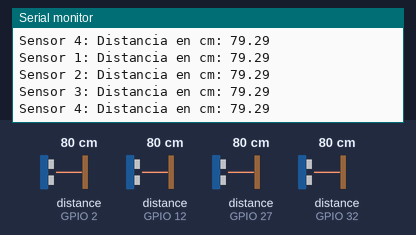
The sketch below on a simulated ESP32. Shown: the last lines printed to the serial monitor. Wiring (inferred from the names in the program): 4 × ultrasonic range finder: trigger GPIO 13, echo GPIO 12 / trigger GPIO 14, echo GPIO 27 / trigger GPIO 15, echo GPIO 2 / trigger GPIO 33, echo GPIO 32. The test bench sets the inputs (shaded band); at power-on: distance to the obstacle (sensors on GPIO 2, GPIO 12, GPIO 27, GPIO 32) 80 cm. The echo pulse lasts 58.3 µs per cm.

Above: at 1.6 s.
1.7 s: distance to the obstacle (sensor on GPIO 2) set to 2 cm
At 1.81 s:
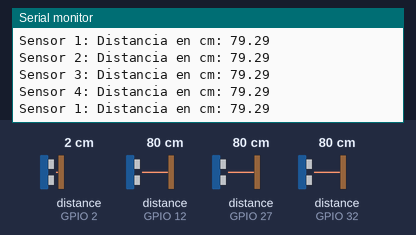
3.2 s: distance to the obstacle (sensor on GPIO 12) set to 2 cm
At 3.23 s:
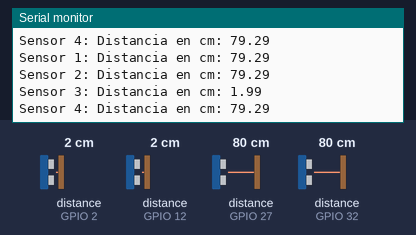
4.7 s: distance to the obstacle (sensor on GPIO 27) set to 2 cm
At 5.06 s:
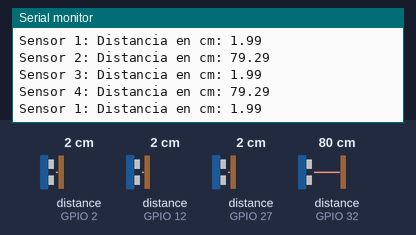
6.2 s: distance to the obstacle (sensor on GPIO 32) set to 2 cm
At 6.27 s:
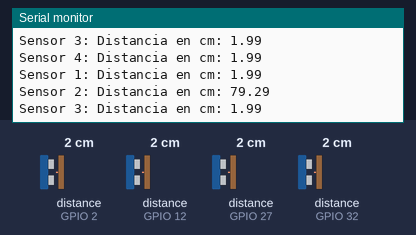
7.7 s: distance to the obstacle (sensor on GPIO 2) set to 4 cm
At 7.88 s:
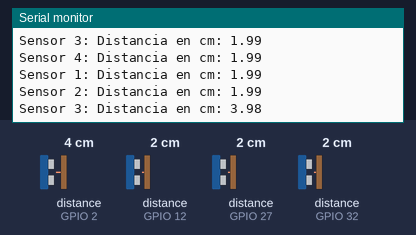
9.2 s: distance to the obstacle (sensor on GPIO 12) set to 4 cm
At 9.28 s:
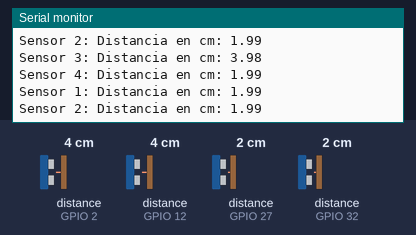
Timing chart, 0 to 11.7 s (numbered marks = the images above; inputs shaded):
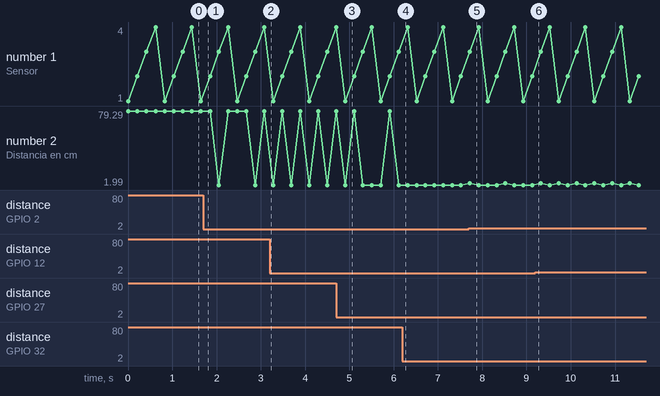

Measured:
- after the input at 7.7 s, the serial monitor: prints a new line at once (image 5)

The sketch:

4SensoresUltrasonido_ESP32.ino
```cpp
#define SOUND_SPEED 0.034  // Velocidad del sonido en el aire ≈ 343 m/s
#define ECHO_PIN_1 12      // Pin del trigger del sensor  Ok
#define TRIGGER_PIN_1 13   // Pin del eco del sensor      Ok
#define ECHO_PIN_2 32      // Pin del trigger del sensor  Ok
#define TRIGGER_PIN_2 33   // Pin del eco del sensor      Ok
#define ECHO_PIN_3 2      // Pin del trigger del sensor   Ok
#define TRIGGER_PIN_3 15   // Pin del eco del sensor      Ok
#define ECHO_PIN_4 27      // Pin del trigger del sensor  Ok
#define TRIGGER_PIN_4 14   // Pin del eco del sensor      Ok

void setup() {
  Serial.begin(9600);
  pinMode(TRIGGER_PIN_1, OUTPUT);
  pinMode(ECHO_PIN_1, INPUT);
  pinMode(TRIGGER_PIN_2, OUTPUT);
  pinMode(ECHO_PIN_2, INPUT);
  pinMode(TRIGGER_PIN_3, OUTPUT);
  pinMode(ECHO_PIN_3, INPUT);
  pinMode(TRIGGER_PIN_4, OUTPUT);
  pinMode(ECHO_PIN_4, INPUT);
}

void loop() {
  calculateDistance_1();
  delay(200);
  calculateDistance_2();
  delay(200);
  calculateDistance_3();
  delay(200);
  calculateDistance_4();
  delay(200);
}

void calculateDistance_1() {
  long duration;
  float distance_cm;

  // Genera un pulso corto en el pin del trigger para iniciar la medición
  digitalWrite(TRIGGER_PIN_1, LOW);
  delayMicroseconds(2);
  digitalWrite(TRIGGER_PIN_1, HIGH);
  delayMicroseconds(10);
  digitalWrite(TRIGGER_PIN_1, LOW);

  // Lee la duración del pulso en el pin del echo
  duration = pulseIn(ECHO_PIN_1, HIGH);
  // Calcula la distancia en centímetros
  distance_cm = duration * SOUND_SPEED / 2;  // Fórmula para convertir la duración del eco a cm
  Serial.print("Sensor 1");
  Serial.print(": Distancia en cm: ");
  Serial.println(distance_cm);
}

void calculateDistance_2() {
  long duration;
  float distance_cm;

  // Genera un pulso corto en el pin del trigger para iniciar la medición
  digitalWrite(TRIGGER_PIN_2, LOW);
  delayMicroseconds(2);
  digitalWrite(TRIGGER_PIN_2, HIGH);
  delayMicroseconds(10);
  digitalWrite(TRIGGER_PIN_2, LOW);

  // Lee la duración del pulso en el pin del echo
  duration = pulseIn(ECHO_PIN_2, HIGH);
  // Calcula la distancia en centímetros
  distance_cm = duration * SOUND_SPEED / 2;  // Fórmula para convertir la duración del eco a cm
  Serial.print("Sensor 2");
  Serial.print(": Distancia en cm: ");
  Serial.println(distance_cm);
}

void calculateDistance_3() {
  long duration;
  float distance_cm;

  // Genera un pulso corto en el pin del trigger para iniciar la medición
  digitalWrite(TRIGGER_PIN_3, LOW);
  delayMicroseconds(2);
  digitalWrite(TRIGGER_PIN_3, HIGH);
  delayMicroseconds(10);
  digitalWrite(TRIGGER_PIN_3, LOW);

  // Lee la duración del pulso en el pin del echo
  duration = pulseIn(ECHO_PIN_3, HIGH);
  // Calcula la distancia en centímetros
  distance_cm = duration * SOUND_SPEED / 2;  // Fórmula para convertir la duración del eco a cm
  Serial.print("Sensor 3");
  Serial.print(": Distancia en cm: ");
  Serial.println(distance_cm);
}

void calculateDistance_4() {
  long duration;
  float distance_cm;

  // Genera un pulso corto en el pin del trigger para iniciar la medición
  digitalWrite(TRIGGER_PIN_4, LOW);
  delayMicroseconds(2);
  digitalWrite(TRIGGER_PIN_4, HIGH);
  delayMicroseconds(10);
  digitalWrite(TRIGGER_PIN_4, LOW);

  // Lee la duración del pulso en el pin del echo
  duration = pulseIn(ECHO_PIN_4, HIGH);
  // Calcula la distancia en centímetros
  distance_cm = duration * SOUND_SPEED / 2;  // Fórmula para convertir la duración del eco a cm
  Serial.print("Sensor 4");
  Serial.print(": Distancia en cm: ");
  Serial.println(distance_cm);
}
```
